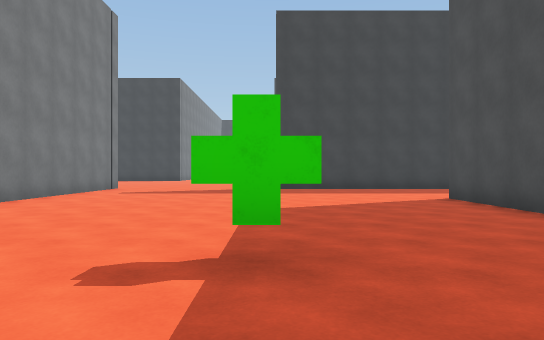
View 1 (above)

24 first-person views from a walk through a scene from a Unity 3-D project. The camera is 1.2 m above the floor, looks level and sees 70° across. The floor is counted in squares, 2 m on a side. Each view is taken from the middle of a square. On the plan, view 1 faces up. The plan holds only what a view shows up to about 11 squares ahead; the rest is blank. The place goes on beyond the plan.

View 2
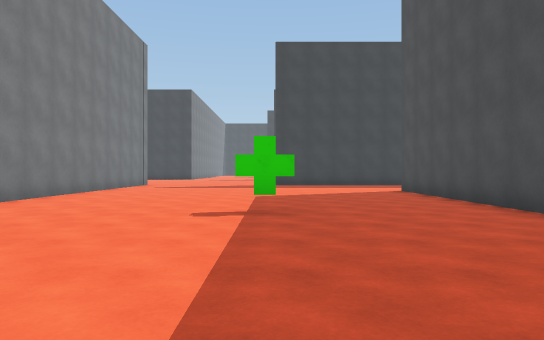

View 3
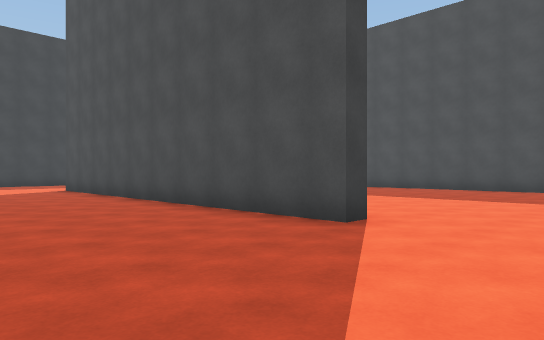

View 4
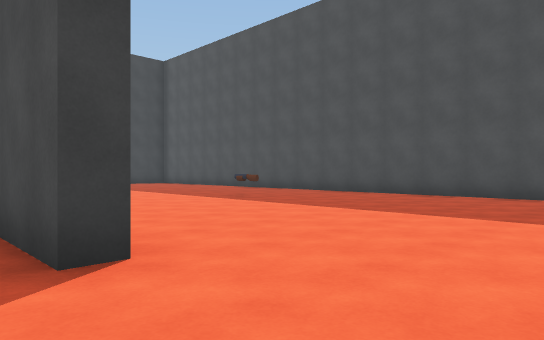

View 5
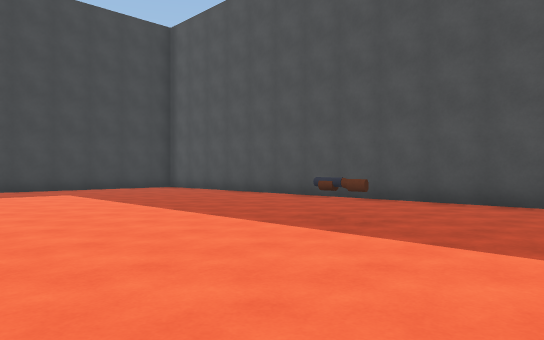

View 6
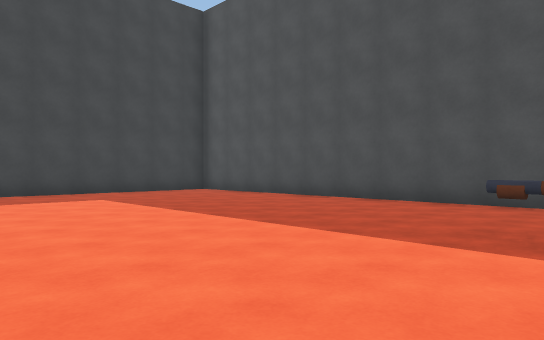

View 7
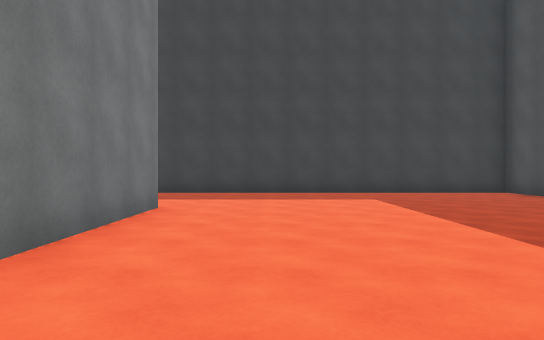

View 8
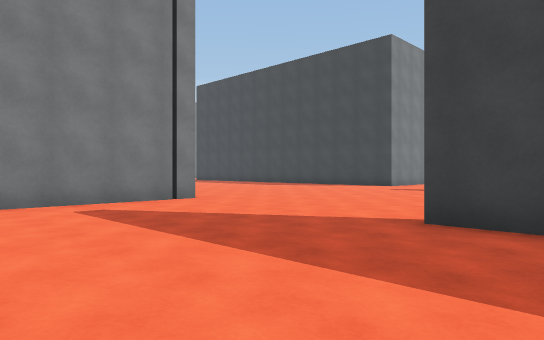

View 9
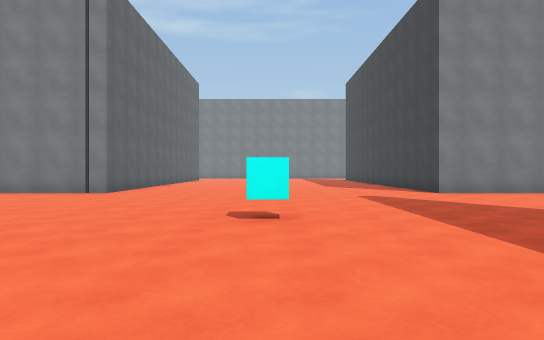

View 10
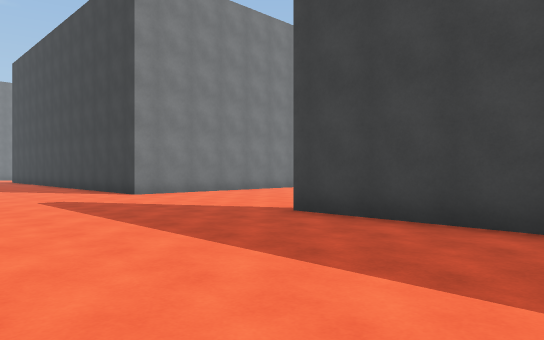

View 11
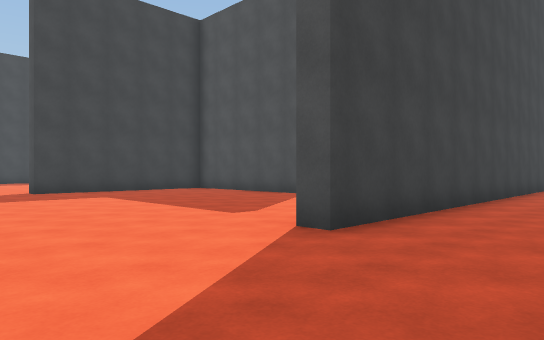

View 12
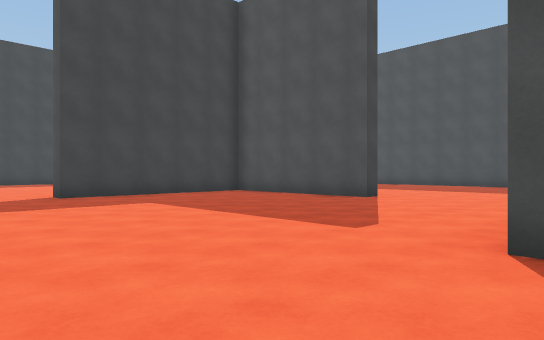

View 13
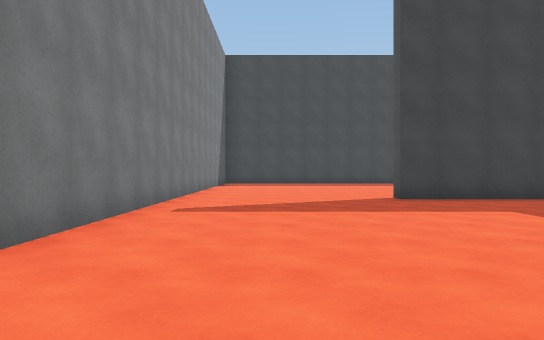

View 14
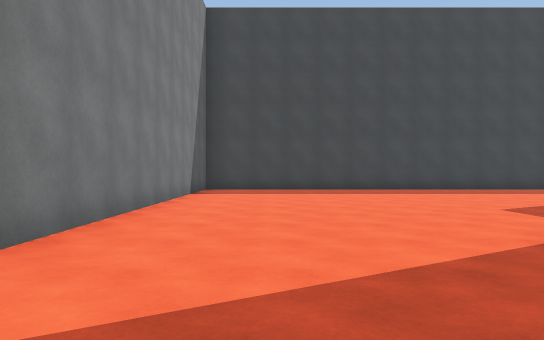

View 15
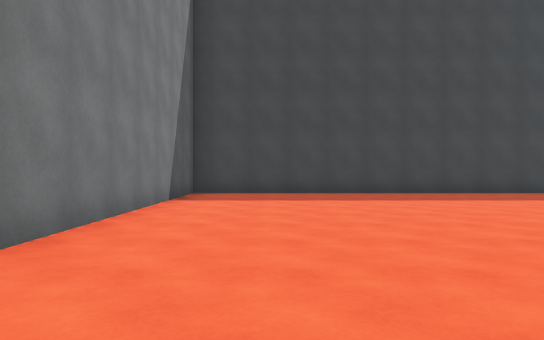

View 16
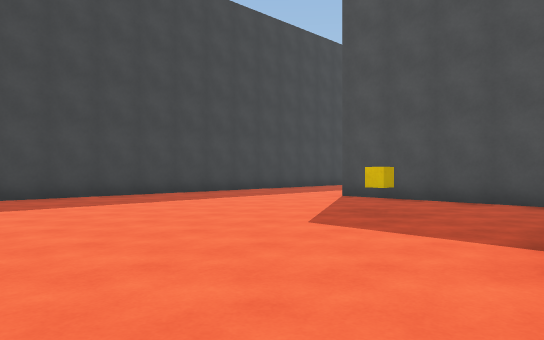

View 17
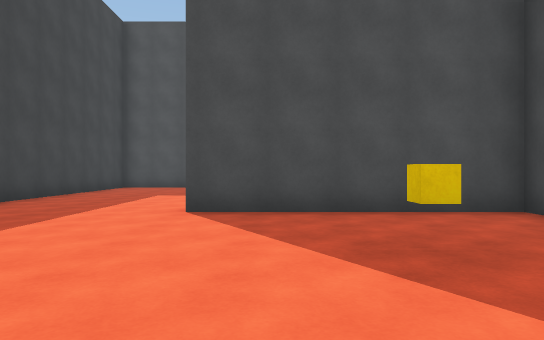

View 18
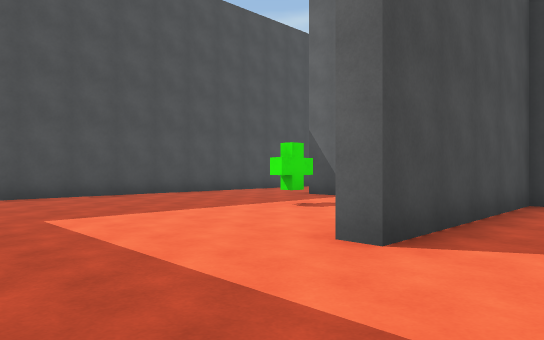

View 19
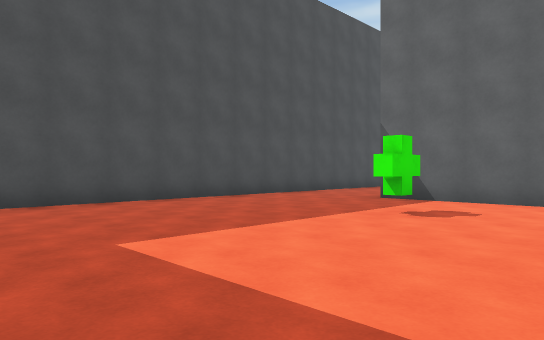

View 20
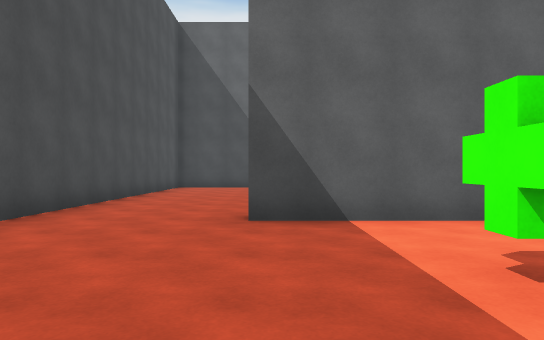

View 21
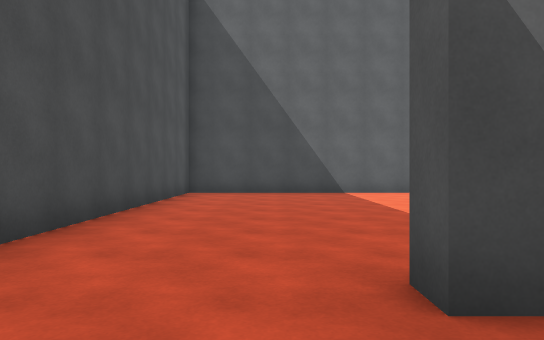

View 22
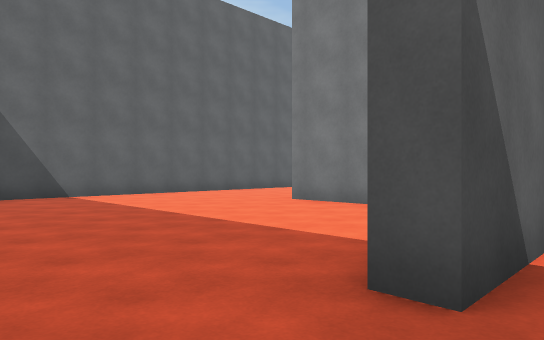

View 23
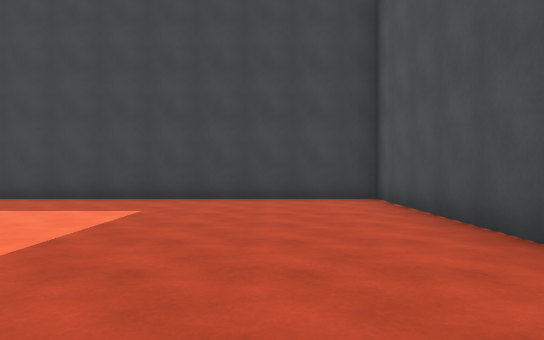

View 24
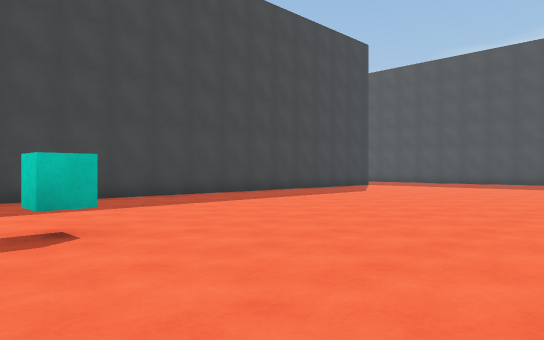

### Floor plan
Points are (right, up) in squares from view 1. A wall is a line through its corners. A room is listed if a view was taken in it or the views show most of it. See-through windows are left out.
Room 1 (views 1, 2, 3, 4, 5, 6, 7, 8, 9, 10, 11, 12, 13, 14, 15, 16, 17, 18, 19, 20, 21, 22, 23, 24)
walls: (4.6, 21.8) (12.2, 21.8) (12.2, 39) (-5, 39) (-5, 21.3) (-7.2, 21.3); (10.1, 21.3) (0.1, 21.3) (0.1, 21.9); (1.3, 12.3) (0.1, 12.3); (4.2, 8.2) (4.2, 4.5); (5, 27.4) (5, 25.6) (4.5, 25.6) (4.5, 29); (-6, 12.7) (-5, 12.7) (-5, 4.1); (3.6, 30) (-0.4, 30) (-0.4, 30.5); (6.2, 30.4) (9.3, 30.4) (9.3, 29.9); (4.1, 30.4) (4.5, 30.4) (4.5, 35.2) (5, 35.2); (4.2, -1.5) (3.7, -1.5) (3.7, 8.2); (12.2, -2.4) (12.2, 12.3) (2.9, 12.3)
objects: other object (0, 2); cyan cube (0, 17); cube (2, 33); other object (7, 33); other object (9, 3)

Positions as (right, up) in squares from view 1, and headings:
1: (0, 0), facing up
2: (0, -3), facing up
3: (0, -4), facing up-right
4: (3, -4), facing up-right
5: (5, 0), facing up-right
6: (5, 2), facing up-right
7: (6, 2), facing up
8: (2, 8), facing up-left
9: (5, 17), facing left
10: (4, 17), facing up-left
11: (-3, 19), facing up-right
12: (-3, 21), facing up-right
13: (-3, 22), facing up
14: (-3, 27), facing up
15: (-3, 29), facing up
16: (-3, 30), facing up-right
17: (-1, 34), facing right
18: (3, 38), facing down-right
19: (5, 38), facing down-right
20: (9, 35), facing down
21: (10, 32), facing down
22: (11, 31), facing down-left
23: (10, 31), facing up
24: (-1, 13), facing up-right
